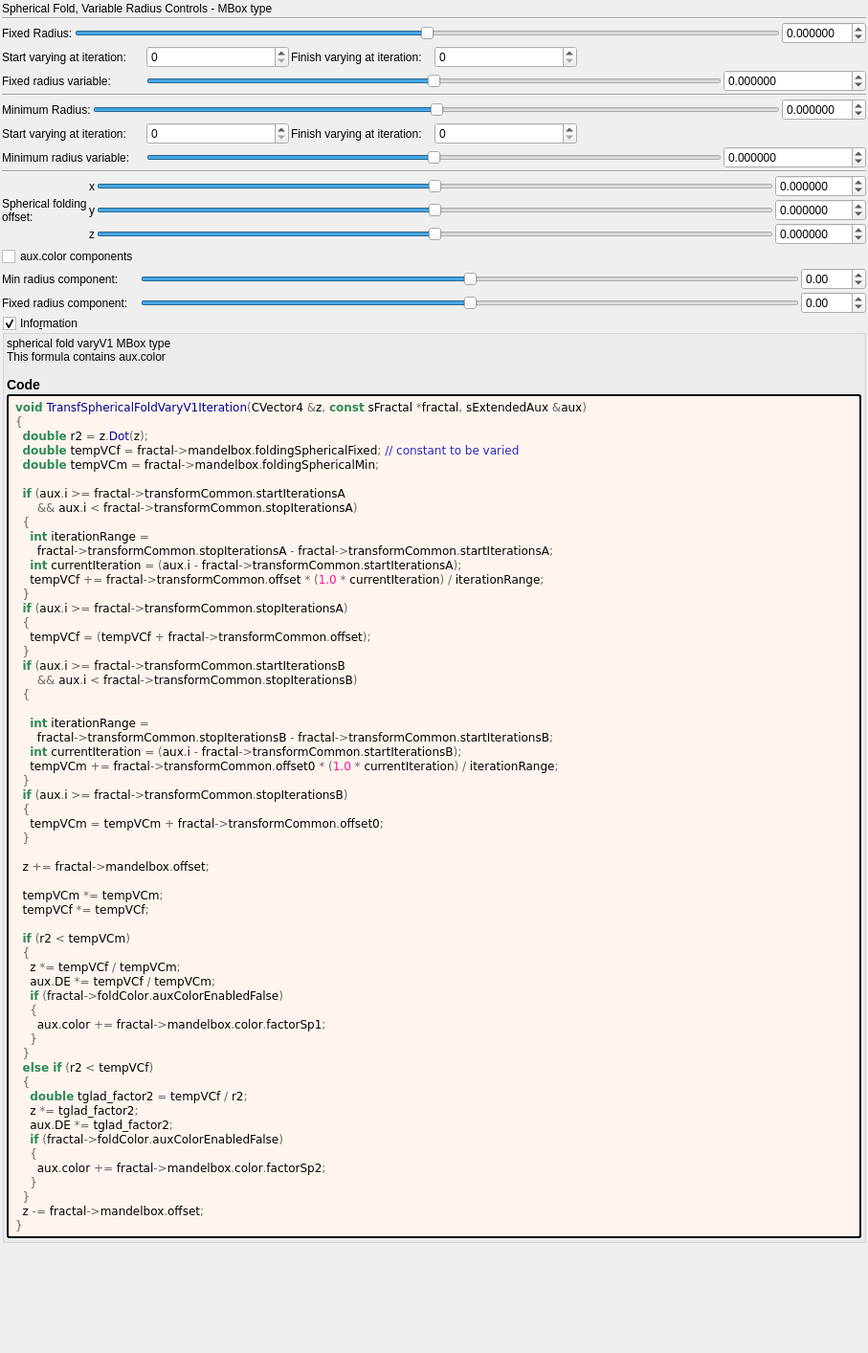
<?xml version="1.0" encoding="UTF-8"?>
<ui version="4.0">
 <class>transf_spherical_fold_vary_v1</class>
 <widget class="QWidget" name="Form">
  <property name="geometry">
   <rect>
    <x>0</x>
    <y>0</y>
    <width>907</width>
    <height>1414</height>
   </rect>
  </property>
  <property name="windowTitle">
   <string notr="true">transf_spherical_fold_vary_v1</string>
  </property>
  <layout class="QVBoxLayout" name="verticalLayout">
   <property name="spacing">
    <number>2</number>
   </property>
   <property name="leftMargin">
    <number>2</number>
   </property>
   <property name="topMargin">
    <number>2</number>
   </property>
   <property name="rightMargin">
    <number>2</number>
   </property>
   <property name="bottomMargin">
    <number>2</number>
   </property>
   <item>
    <widget class="QLabel" name="label_17">
     <property name="text">
      <string>Spherical Fold, Variable Radius Controls - MBox type</string>
     </property>
    </widget>
   </item>
   <item>
    <widget class="Line" name="line_3">
     <property name="orientation">
      <enum>Qt::Horizontal</enum>
     </property>
    </widget>
   </item>
   <item>
    <layout class="QGridLayout" name="gridLayout_3">
     <item row="1" column="0">
      <widget class="QLabel" name="label_18">
       <property name="text">
        <string>Fixed Radius:</string>
       </property>
      </widget>
     </item>
     <item row="1" column="2">
      <widget class="MyDoubleSpinBox" name="spinbox_mandelbox_folding_fixed_radius">
       <property name="sizePolicy">
        <sizepolicy hsizetype="Minimum" vsizetype="Maximum">
         <horstretch>0</horstretch>
         <verstretch>0</verstretch>
        </sizepolicy>
       </property>
       <property name="prefix">
        <string/>
       </property>
       <property name="suffix">
        <string/>
       </property>
       <property name="decimals">
        <number>6</number>
       </property>
       <property name="minimum">
        <double>-99.989999999999995</double>
       </property>
       <property name="maximum">
        <double>99.989999999999995</double>
       </property>
       <property name="singleStep">
        <double>0.100000000000000</double>
       </property>
      </widget>
     </item>
     <item row="1" column="1">
      <widget class="QSlider" name="slider_mandelbox_folding_fixed_radius">
       <property name="sizePolicy">
        <sizepolicy hsizetype="Expanding" vsizetype="Maximum">
         <horstretch>0</horstretch>
         <verstretch>0</verstretch>
        </sizepolicy>
       </property>
       <property name="minimum">
        <number>-5000000</number>
       </property>
       <property name="maximum">
        <number>5000000</number>
       </property>
       <property name="value">
        <number>0</number>
       </property>
       <property name="sliderPosition">
        <number>0</number>
       </property>
       <property name="orientation">
        <enum>Qt::Horizontal</enum>
       </property>
      </widget>
     </item>
    </layout>
   </item>
   <item>
    <layout class="QGridLayout" name="gridLayout_37">
     <property name="spacing">
      <number>2</number>
     </property>
     <item row="1" column="0">
      <widget class="QLabel" name="label_82">
       <property name="text">
        <string>Fixed radius variable:</string>
       </property>
      </widget>
     </item>
     <item row="1" column="5">
      <widget class="MyDoubleSpinBox" name="spinbox_transf_offset">
       <property name="sizePolicy">
        <sizepolicy hsizetype="Minimum" vsizetype="Maximum">
         <horstretch>0</horstretch>
         <verstretch>0</verstretch>
        </sizepolicy>
       </property>
       <property name="prefix">
        <string/>
       </property>
       <property name="suffix">
        <string/>
       </property>
       <property name="decimals">
        <number>6</number>
       </property>
       <property name="minimum">
        <double>-99.989999999999995</double>
       </property>
       <property name="maximum">
        <double>99.989999999999995</double>
       </property>
       <property name="singleStep">
        <double>0.100000000000000</double>
       </property>
      </widget>
     </item>
     <item row="0" column="0">
      <widget class="QLabel" name="label_172">
       <property name="text">
        <string>Start varying at iteration:</string>
       </property>
      </widget>
     </item>
     <item row="0" column="4" colspan="2">
      <spacer name="horizontalSpacer_18">
       <property name="orientation">
        <enum>Qt::Horizontal</enum>
       </property>
       <property name="sizeHint" stdset="0">
        <size>
         <width>40</width>
         <height>20</height>
        </size>
       </property>
      </spacer>
     </item>
     <item row="0" column="1">
      <widget class="MySpinBox" name="spinboxInt_transf_start_iterations_A">
       <property name="sizePolicy">
        <sizepolicy hsizetype="Minimum" vsizetype="Maximum">
         <horstretch>0</horstretch>
         <verstretch>0</verstretch>
        </sizepolicy>
       </property>
       <property name="maximum">
        <number>999</number>
       </property>
      </widget>
     </item>
     <item row="0" column="2">
      <widget class="QLabel" name="label_170">
       <property name="text">
        <string>Finish varying at iteration:</string>
       </property>
      </widget>
     </item>
     <item row="0" column="3">
      <widget class="MySpinBox" name="spinboxInt_transf_stop_iterations_A">
       <property name="sizePolicy">
        <sizepolicy hsizetype="Minimum" vsizetype="Maximum">
         <horstretch>0</horstretch>
         <verstretch>0</verstretch>
        </sizepolicy>
       </property>
       <property name="maximum">
        <number>999</number>
       </property>
      </widget>
     </item>
     <item row="1" column="1" colspan="4">
      <widget class="QSlider" name="slider_transf_offset">
       <property name="sizePolicy">
        <sizepolicy hsizetype="Expanding" vsizetype="Maximum">
         <horstretch>0</horstretch>
         <verstretch>0</verstretch>
        </sizepolicy>
       </property>
       <property name="minimum">
        <number>-5000000</number>
       </property>
       <property name="maximum">
        <number>5000000</number>
       </property>
       <property name="value">
        <number>0</number>
       </property>
       <property name="sliderPosition">
        <number>0</number>
       </property>
       <property name="orientation">
        <enum>Qt::Horizontal</enum>
       </property>
      </widget>
     </item>
    </layout>
   </item>
   <item>
    <widget class="Line" name="line">
     <property name="orientation">
      <enum>Qt::Horizontal</enum>
     </property>
    </widget>
   </item>
   <item>
    <layout class="QGridLayout" name="gridLayout_2">
     <item row="1" column="0">
      <widget class="QLabel" name="label_47">
       <property name="text">
        <string>Minimum Radius:</string>
       </property>
      </widget>
     </item>
     <item row="1" column="1">
      <widget class="QSlider" name="slider_mandelbox_folding_min_radius">
       <property name="sizePolicy">
        <sizepolicy hsizetype="Expanding" vsizetype="Maximum">
         <horstretch>0</horstretch>
         <verstretch>0</verstretch>
        </sizepolicy>
       </property>
       <property name="minimum">
        <number>-5000000</number>
       </property>
       <property name="maximum">
        <number>5000000</number>
       </property>
       <property name="value">
        <number>0</number>
       </property>
       <property name="sliderPosition">
        <number>0</number>
       </property>
       <property name="orientation">
        <enum>Qt::Horizontal</enum>
       </property>
      </widget>
     </item>
     <item row="1" column="2">
      <widget class="MyDoubleSpinBox" name="spinbox_mandelbox_folding_min_radius">
       <property name="sizePolicy">
        <sizepolicy hsizetype="Minimum" vsizetype="Maximum">
         <horstretch>0</horstretch>
         <verstretch>0</verstretch>
        </sizepolicy>
       </property>
       <property name="prefix">
        <string/>
       </property>
       <property name="suffix">
        <string/>
       </property>
       <property name="decimals">
        <number>6</number>
       </property>
       <property name="minimum">
        <double>-99.989999999999995</double>
       </property>
       <property name="maximum">
        <double>99.989999999999995</double>
       </property>
       <property name="singleStep">
        <double>0.100000000000000</double>
       </property>
      </widget>
     </item>
    </layout>
   </item>
   <item>
    <layout class="QGridLayout" name="gridLayout_36">
     <property name="spacing">
      <number>2</number>
     </property>
     <item row="0" column="1">
      <widget class="MySpinBox" name="spinboxInt_transf_start_iterations_B">
       <property name="sizePolicy">
        <sizepolicy hsizetype="Minimum" vsizetype="Maximum">
         <horstretch>0</horstretch>
         <verstretch>0</verstretch>
        </sizepolicy>
       </property>
       <property name="maximum">
        <number>999</number>
       </property>
      </widget>
     </item>
     <item row="1" column="5">
      <widget class="MyDoubleSpinBox" name="spinbox_transf_offset_0">
       <property name="sizePolicy">
        <sizepolicy hsizetype="Minimum" vsizetype="Maximum">
         <horstretch>0</horstretch>
         <verstretch>0</verstretch>
        </sizepolicy>
       </property>
       <property name="prefix">
        <string/>
       </property>
       <property name="suffix">
        <string/>
       </property>
       <property name="decimals">
        <number>6</number>
       </property>
       <property name="minimum">
        <double>-99.989999999999995</double>
       </property>
       <property name="maximum">
        <double>99.989999999999995</double>
       </property>
       <property name="singleStep">
        <double>0.100000000000000</double>
       </property>
      </widget>
     </item>
     <item row="0" column="2">
      <widget class="QLabel" name="label_169">
       <property name="text">
        <string>Finish varying at iteration:</string>
       </property>
      </widget>
     </item>
     <item row="1" column="1" colspan="4">
      <widget class="QSlider" name="slider_transf_offset_0">
       <property name="sizePolicy">
        <sizepolicy hsizetype="Expanding" vsizetype="Maximum">
         <horstretch>0</horstretch>
         <verstretch>0</verstretch>
        </sizepolicy>
       </property>
       <property name="minimum">
        <number>-5000000</number>
       </property>
       <property name="maximum">
        <number>5000000</number>
       </property>
       <property name="value">
        <number>0</number>
       </property>
       <property name="sliderPosition">
        <number>0</number>
       </property>
       <property name="orientation">
        <enum>Qt::Horizontal</enum>
       </property>
      </widget>
     </item>
     <item row="1" column="0">
      <widget class="QLabel" name="label_81">
       <property name="text">
        <string>Minimum radius variable:</string>
       </property>
      </widget>
     </item>
     <item row="0" column="0">
      <widget class="QLabel" name="label_171">
       <property name="text">
        <string>Start varying at iteration:</string>
       </property>
      </widget>
     </item>
     <item row="0" column="4" colspan="2">
      <spacer name="horizontalSpacer_17">
       <property name="orientation">
        <enum>Qt::Horizontal</enum>
       </property>
       <property name="sizeHint" stdset="0">
        <size>
         <width>40</width>
         <height>20</height>
        </size>
       </property>
      </spacer>
     </item>
     <item row="0" column="3">
      <widget class="MySpinBox" name="spinboxInt_transf_stop_iterations_B">
       <property name="sizePolicy">
        <sizepolicy hsizetype="Minimum" vsizetype="Maximum">
         <horstretch>0</horstretch>
         <verstretch>0</verstretch>
        </sizepolicy>
       </property>
       <property name="maximum">
        <number>999</number>
       </property>
      </widget>
     </item>
    </layout>
   </item>
   <item>
    <widget class="Line" name="line_2">
     <property name="orientation">
      <enum>Qt::Horizontal</enum>
     </property>
    </widget>
   </item>
   <item>
    <layout class="QGridLayout" name="gridLayout_16">
     <property name="spacing">
      <number>2</number>
     </property>
     <item row="3" column="0" rowspan="3">
      <widget class="QLabel" name="label_15">
       <property name="text">
        <string>Spherical folding
offset:</string>
       </property>
      </widget>
     </item>
     <item row="4" column="3">
      <widget class="MyDoubleSpinBox" name="spinbox3_mandelbox_offset_y">
       <property name="sizePolicy">
        <sizepolicy hsizetype="Minimum" vsizetype="Maximum">
         <horstretch>0</horstretch>
         <verstretch>0</verstretch>
        </sizepolicy>
       </property>
       <property name="prefix">
        <string/>
       </property>
       <property name="suffix">
        <string/>
       </property>
       <property name="decimals">
        <number>6</number>
       </property>
       <property name="minimum">
        <double>-100.000000000000000</double>
       </property>
       <property name="maximum">
        <double>100.000000000000000</double>
       </property>
       <property name="singleStep">
        <double>0.100000000000000</double>
       </property>
      </widget>
     </item>
     <item row="3" column="3">
      <widget class="MyDoubleSpinBox" name="spinbox3_mandelbox_offset_x">
       <property name="sizePolicy">
        <sizepolicy hsizetype="Minimum" vsizetype="Maximum">
         <horstretch>0</horstretch>
         <verstretch>0</verstretch>
        </sizepolicy>
       </property>
       <property name="prefix">
        <string/>
       </property>
       <property name="suffix">
        <string/>
       </property>
       <property name="decimals">
        <number>6</number>
       </property>
       <property name="minimum">
        <double>-100.000000000000000</double>
       </property>
       <property name="maximum">
        <double>100.000000000000000</double>
       </property>
       <property name="singleStep">
        <double>0.100000000000000</double>
       </property>
      </widget>
     </item>
     <item row="4" column="1">
      <widget class="QLabel" name="label_116">
       <property name="sizePolicy">
        <sizepolicy hsizetype="Preferred" vsizetype="Preferred">
         <horstretch>0</horstretch>
         <verstretch>0</verstretch>
        </sizepolicy>
       </property>
       <property name="text">
        <string notr="true">y</string>
       </property>
       <property name="alignment">
        <set>Qt::AlignRight|Qt::AlignTrailing|Qt::AlignVCenter</set>
       </property>
      </widget>
     </item>
     <item row="5" column="1">
      <widget class="QLabel" name="label_117">
       <property name="sizePolicy">
        <sizepolicy hsizetype="Preferred" vsizetype="Preferred">
         <horstretch>0</horstretch>
         <verstretch>0</verstretch>
        </sizepolicy>
       </property>
       <property name="text">
        <string notr="true">z</string>
       </property>
       <property name="alignment">
        <set>Qt::AlignRight|Qt::AlignTrailing|Qt::AlignVCenter</set>
       </property>
      </widget>
     </item>
     <item row="3" column="2">
      <widget class="QSlider" name="slider3_mandelbox_offset_x">
       <property name="sizePolicy">
        <sizepolicy hsizetype="Expanding" vsizetype="Maximum">
         <horstretch>0</horstretch>
         <verstretch>0</verstretch>
        </sizepolicy>
       </property>
       <property name="minimum">
        <number>-5000000</number>
       </property>
       <property name="maximum">
        <number>5000000</number>
       </property>
       <property name="singleStep">
        <number>1</number>
       </property>
       <property name="orientation">
        <enum>Qt::Horizontal</enum>
       </property>
      </widget>
     </item>
     <item row="5" column="3">
      <widget class="MyDoubleSpinBox" name="spinbox3_mandelbox_offset_z">
       <property name="sizePolicy">
        <sizepolicy hsizetype="Minimum" vsizetype="Maximum">
         <horstretch>0</horstretch>
         <verstretch>0</verstretch>
        </sizepolicy>
       </property>
       <property name="prefix">
        <string/>
       </property>
       <property name="suffix">
        <string/>
       </property>
       <property name="decimals">
        <number>6</number>
       </property>
       <property name="minimum">
        <double>-100.000000000000000</double>
       </property>
       <property name="maximum">
        <double>100.000000000000000</double>
       </property>
       <property name="singleStep">
        <double>0.100000000000000</double>
       </property>
      </widget>
     </item>
     <item row="5" column="2">
      <widget class="QSlider" name="slider3_mandelbox_offset_z">
       <property name="sizePolicy">
        <sizepolicy hsizetype="Expanding" vsizetype="Maximum">
         <horstretch>0</horstretch>
         <verstretch>0</verstretch>
        </sizepolicy>
       </property>
       <property name="minimum">
        <number>-5000000</number>
       </property>
       <property name="maximum">
        <number>5000000</number>
       </property>
       <property name="singleStep">
        <number>1</number>
       </property>
       <property name="orientation">
        <enum>Qt::Horizontal</enum>
       </property>
      </widget>
     </item>
     <item row="3" column="1">
      <widget class="QLabel" name="label_115">
       <property name="sizePolicy">
        <sizepolicy hsizetype="Preferred" vsizetype="Preferred">
         <horstretch>0</horstretch>
         <verstretch>0</verstretch>
        </sizepolicy>
       </property>
       <property name="text">
        <string notr="true">x</string>
       </property>
       <property name="alignment">
        <set>Qt::AlignRight|Qt::AlignTrailing|Qt::AlignVCenter</set>
       </property>
      </widget>
     </item>
     <item row="4" column="2">
      <widget class="QSlider" name="slider3_mandelbox_offset_y">
       <property name="sizePolicy">
        <sizepolicy hsizetype="Expanding" vsizetype="Maximum">
         <horstretch>0</horstretch>
         <verstretch>0</verstretch>
        </sizepolicy>
       </property>
       <property name="minimum">
        <number>-5000000</number>
       </property>
       <property name="maximum">
        <number>5000000</number>
       </property>
       <property name="singleStep">
        <number>1</number>
       </property>
       <property name="orientation">
        <enum>Qt::Horizontal</enum>
       </property>
      </widget>
     </item>
    </layout>
   </item>
   <item>
    <layout class="QGridLayout" name="gridLayout_6">
     <property name="spacing">
      <number>2</number>
     </property>
     <item row="1" column="2">
      <widget class="MyDoubleSpinBox" name="spinbox_mandelbox_color_Sp1">
       <property name="sizePolicy">
        <sizepolicy hsizetype="Minimum" vsizetype="Maximum">
         <horstretch>0</horstretch>
         <verstretch>0</verstretch>
        </sizepolicy>
       </property>
       <property name="prefix">
        <string/>
       </property>
       <property name="suffix">
        <string/>
       </property>
       <property name="decimals">
        <number>2</number>
       </property>
       <property name="minimum">
        <double>-100.000000000000000</double>
       </property>
       <property name="maximum">
        <double>100.000000000000000</double>
       </property>
       <property name="singleStep">
        <double>0.100000000000000</double>
       </property>
      </widget>
     </item>
     <item row="1" column="1">
      <widget class="QSlider" name="slider_mandelbox_color_Sp1">
       <property name="sizePolicy">
        <sizepolicy hsizetype="Expanding" vsizetype="Maximum">
         <horstretch>0</horstretch>
         <verstretch>0</verstretch>
        </sizepolicy>
       </property>
       <property name="minimum">
        <number>-500</number>
       </property>
       <property name="maximum">
        <number>500</number>
       </property>
       <property name="singleStep">
        <number>1</number>
       </property>
       <property name="orientation">
        <enum>Qt::Horizontal</enum>
       </property>
      </widget>
     </item>
     <item row="1" column="0">
      <widget class="QLabel" name="label_28">
       <property name="text">
        <string>Min radius component:</string>
       </property>
      </widget>
     </item>
     <item row="2" column="2">
      <widget class="MyDoubleSpinBox" name="spinbox_mandelbox_color_Sp2">
       <property name="sizePolicy">
        <sizepolicy hsizetype="Minimum" vsizetype="Maximum">
         <horstretch>0</horstretch>
         <verstretch>0</verstretch>
        </sizepolicy>
       </property>
       <property name="prefix">
        <string/>
       </property>
       <property name="suffix">
        <string/>
       </property>
       <property name="decimals">
        <number>2</number>
       </property>
       <property name="minimum">
        <double>-100.000000000000000</double>
       </property>
       <property name="maximum">
        <double>100.000000000000000</double>
       </property>
       <property name="singleStep">
        <double>0.100000000000000</double>
       </property>
      </widget>
     </item>
     <item row="2" column="1">
      <widget class="QSlider" name="slider_mandelbox_color_Sp2">
       <property name="sizePolicy">
        <sizepolicy hsizetype="Expanding" vsizetype="Maximum">
         <horstretch>0</horstretch>
         <verstretch>0</verstretch>
        </sizepolicy>
       </property>
       <property name="minimum">
        <number>-500</number>
       </property>
       <property name="maximum">
        <number>500</number>
       </property>
       <property name="singleStep">
        <number>1</number>
       </property>
       <property name="orientation">
        <enum>Qt::Horizontal</enum>
       </property>
      </widget>
     </item>
     <item row="2" column="0">
      <widget class="QLabel" name="label_29">
       <property name="text">
        <string>Fixed radius component:</string>
       </property>
      </widget>
     </item>
     <item row="0" column="0">
      <widget class="QCheckBox" name="checkBox_fold_color_aux_color_enabled_false">
       <property name="text">
        <string notr="true">aux.color components</string>
       </property>
      </widget>
     </item>
    </layout>
   </item>
   <item>
    <widget class="MyGroupBox" name="groupCheck_info">
     <property name="title">
      <string>Info&amp;rmation</string>
     </property>
     <property name="flat">
      <bool>false</bool>
     </property>
     <property name="checkable">
      <bool>true</bool>
     </property>
     <layout class="QVBoxLayout" name="verticalLayout_2">
      <property name="spacing">
       <number>2</number>
      </property>
      <property name="leftMargin">
       <number>2</number>
      </property>
      <property name="topMargin">
       <number>2</number>
      </property>
      <property name="rightMargin">
       <number>2</number>
      </property>
      <property name="bottomMargin">
       <number>2</number>
      </property>
      <item>
	   <widget class="QLabel" name="label_information_general">
	    <property name="text">
		 <string notr="true">&lt;p&gt;spherical fold varyV1 MBox type&lt;br&gt;This formula contains aux.color&lt;/p&gt;&lt;table&gt;
&lt;/table&gt;
&lt;h3&gt;Code&lt;/h3&gt;</string>
		</property>
		<property name="wordWrap">
		 <bool>true</bool>
		</property>
		<property name="openExternalLinks">
		 <bool>true</bool>
		</property>
		<property name="textInteractionFlags">
		 <set>Qt::LinksAccessibleByMouse|Qt::TextSelectableByMouse</set>
		</property>
		</widget>
	   </item>
	   <item>
	    <widget class="QLabel" name="label_code_content">
		 <property name="text">
		  <string notr="true">&lt;body style=&quot;background-color:#fff5ee&quot;&gt;
&lt;pre style=&quot;color:#000000; background-color:#fff5ee;  font-family:'Courier New',monospace;&quot;&gt;&lt;span style=&quot;color:#2e8b57; font-weight:bold&quot;&gt;void&lt;/span&gt; &lt;span style=&quot;color:#00008f&quot;&gt;TransfSphericalFoldVaryV1Iteration&lt;/span&gt;&lt;span style=&quot;color:#676767&quot;&gt;(&lt;/span&gt;CVector4 &lt;span style=&quot;color:#676767&quot;&gt;&amp;amp;&lt;/span&gt;z&lt;span style=&quot;color:#676767&quot;&gt;,&lt;/span&gt; &lt;span style=&quot;color:#2e8b57; font-weight:bold&quot;&gt;const&lt;/span&gt; sFractal &lt;span style=&quot;color:#676767&quot;&gt;*&lt;/span&gt;fractal&lt;span style=&quot;color:#676767&quot;&gt;,&lt;/span&gt; sExtendedAux &lt;span style=&quot;color:#676767&quot;&gt;&amp;amp;&lt;/span&gt;aux&lt;span style=&quot;color:#676767&quot;&gt;)&lt;/span&gt;
&lt;span style=&quot;color:#676767&quot;&gt;{&lt;/span&gt;
  &lt;span style=&quot;color:#2e8b57; font-weight:bold&quot;&gt;double&lt;/span&gt; r2 &lt;span style=&quot;color:#676767&quot;&gt;=&lt;/span&gt; z&lt;span style=&quot;color:#676767&quot;&gt;.&lt;/span&gt;&lt;span style=&quot;color:#00008f&quot;&gt;Dot&lt;/span&gt;&lt;span style=&quot;color:#676767&quot;&gt;(&lt;/span&gt;z&lt;span style=&quot;color:#676767&quot;&gt;);&lt;/span&gt;
  &lt;span style=&quot;color:#2e8b57; font-weight:bold&quot;&gt;double&lt;/span&gt; tempVCf &lt;span style=&quot;color:#676767&quot;&gt;=&lt;/span&gt; fractal&lt;span style=&quot;color:#676767&quot;&gt;-&amp;gt;&lt;/span&gt;mandelbox&lt;span style=&quot;color:#676767&quot;&gt;.&lt;/span&gt;foldingSphericalFixed&lt;span style=&quot;color:#676767&quot;&gt;;&lt;/span&gt; &lt;span style=&quot;color:#2929cc&quot;&gt;// constant to be varied&lt;/span&gt;
  &lt;span style=&quot;color:#2e8b57; font-weight:bold&quot;&gt;double&lt;/span&gt; tempVCm &lt;span style=&quot;color:#676767&quot;&gt;=&lt;/span&gt; fractal&lt;span style=&quot;color:#676767&quot;&gt;-&amp;gt;&lt;/span&gt;mandelbox&lt;span style=&quot;color:#676767&quot;&gt;.&lt;/span&gt;foldingSphericalMin&lt;span style=&quot;color:#676767&quot;&gt;;&lt;/span&gt;

  &lt;span style=&quot;color:#2e8b57; font-weight:bold&quot;&gt;if&lt;/span&gt; &lt;span style=&quot;color:#676767&quot;&gt;(&lt;/span&gt;aux&lt;span style=&quot;color:#676767&quot;&gt;.&lt;/span&gt;i &lt;span style=&quot;color:#676767&quot;&gt;&amp;gt;=&lt;/span&gt; fractal&lt;span style=&quot;color:#676767&quot;&gt;-&amp;gt;&lt;/span&gt;transformCommon&lt;span style=&quot;color:#676767&quot;&gt;.&lt;/span&gt;startIterationsA
      &lt;span style=&quot;color:#676767&quot;&gt;&amp;amp;&amp;amp;&lt;/span&gt; aux&lt;span style=&quot;color:#676767&quot;&gt;.&lt;/span&gt;i &lt;span style=&quot;color:#676767&quot;&gt;&amp;lt;&lt;/span&gt; fractal&lt;span style=&quot;color:#676767&quot;&gt;-&amp;gt;&lt;/span&gt;transformCommon&lt;span style=&quot;color:#676767&quot;&gt;.&lt;/span&gt;stopIterationsA&lt;span style=&quot;color:#676767&quot;&gt;)&lt;/span&gt;
  &lt;span style=&quot;color:#676767&quot;&gt;{&lt;/span&gt;
    &lt;span style=&quot;color:#2e8b57; font-weight:bold&quot;&gt;int&lt;/span&gt; iterationRange &lt;span style=&quot;color:#676767&quot;&gt;=&lt;/span&gt;
      fractal&lt;span style=&quot;color:#676767&quot;&gt;-&amp;gt;&lt;/span&gt;transformCommon&lt;span style=&quot;color:#676767&quot;&gt;.&lt;/span&gt;stopIterationsA &lt;span style=&quot;color:#676767&quot;&gt;-&lt;/span&gt; fractal&lt;span style=&quot;color:#676767&quot;&gt;-&amp;gt;&lt;/span&gt;transformCommon&lt;span style=&quot;color:#676767&quot;&gt;.&lt;/span&gt;startIterationsA&lt;span style=&quot;color:#676767&quot;&gt;;&lt;/span&gt;
    &lt;span style=&quot;color:#2e8b57; font-weight:bold&quot;&gt;int&lt;/span&gt; currentIteration &lt;span style=&quot;color:#676767&quot;&gt;= (&lt;/span&gt;aux&lt;span style=&quot;color:#676767&quot;&gt;.&lt;/span&gt;i &lt;span style=&quot;color:#676767&quot;&gt;-&lt;/span&gt; fractal&lt;span style=&quot;color:#676767&quot;&gt;-&amp;gt;&lt;/span&gt;transformCommon&lt;span style=&quot;color:#676767&quot;&gt;.&lt;/span&gt;startIterationsA&lt;span style=&quot;color:#676767&quot;&gt;);&lt;/span&gt;
    tempVCf &lt;span style=&quot;color:#676767&quot;&gt;+=&lt;/span&gt; fractal&lt;span style=&quot;color:#676767&quot;&gt;-&amp;gt;&lt;/span&gt;transformCommon&lt;span style=&quot;color:#676767&quot;&gt;.&lt;/span&gt;offset &lt;span style=&quot;color:#676767&quot;&gt;* (&lt;/span&gt;&lt;span style=&quot;color:#ff1493&quot;&gt;1.0&lt;/span&gt; &lt;span style=&quot;color:#676767&quot;&gt;*&lt;/span&gt; currentIteration&lt;span style=&quot;color:#676767&quot;&gt;) /&lt;/span&gt; iterationRange&lt;span style=&quot;color:#676767&quot;&gt;;&lt;/span&gt;
  &lt;span style=&quot;color:#676767&quot;&gt;}&lt;/span&gt;
  &lt;span style=&quot;color:#2e8b57; font-weight:bold&quot;&gt;if&lt;/span&gt; &lt;span style=&quot;color:#676767&quot;&gt;(&lt;/span&gt;aux&lt;span style=&quot;color:#676767&quot;&gt;.&lt;/span&gt;i &lt;span style=&quot;color:#676767&quot;&gt;&amp;gt;=&lt;/span&gt; fractal&lt;span style=&quot;color:#676767&quot;&gt;-&amp;gt;&lt;/span&gt;transformCommon&lt;span style=&quot;color:#676767&quot;&gt;.&lt;/span&gt;stopIterationsA&lt;span style=&quot;color:#676767&quot;&gt;)&lt;/span&gt;
  &lt;span style=&quot;color:#676767&quot;&gt;{&lt;/span&gt;
    tempVCf &lt;span style=&quot;color:#676767&quot;&gt;= (&lt;/span&gt;tempVCf &lt;span style=&quot;color:#676767&quot;&gt;+&lt;/span&gt; fractal&lt;span style=&quot;color:#676767&quot;&gt;-&amp;gt;&lt;/span&gt;transformCommon&lt;span style=&quot;color:#676767&quot;&gt;.&lt;/span&gt;offset&lt;span style=&quot;color:#676767&quot;&gt;);&lt;/span&gt;
  &lt;span style=&quot;color:#676767&quot;&gt;}&lt;/span&gt;
  &lt;span style=&quot;color:#2e8b57; font-weight:bold&quot;&gt;if&lt;/span&gt; &lt;span style=&quot;color:#676767&quot;&gt;(&lt;/span&gt;aux&lt;span style=&quot;color:#676767&quot;&gt;.&lt;/span&gt;i &lt;span style=&quot;color:#676767&quot;&gt;&amp;gt;=&lt;/span&gt; fractal&lt;span style=&quot;color:#676767&quot;&gt;-&amp;gt;&lt;/span&gt;transformCommon&lt;span style=&quot;color:#676767&quot;&gt;.&lt;/span&gt;startIterationsB
      &lt;span style=&quot;color:#676767&quot;&gt;&amp;amp;&amp;amp;&lt;/span&gt; aux&lt;span style=&quot;color:#676767&quot;&gt;.&lt;/span&gt;i &lt;span style=&quot;color:#676767&quot;&gt;&amp;lt;&lt;/span&gt; fractal&lt;span style=&quot;color:#676767&quot;&gt;-&amp;gt;&lt;/span&gt;transformCommon&lt;span style=&quot;color:#676767&quot;&gt;.&lt;/span&gt;stopIterationsB&lt;span style=&quot;color:#676767&quot;&gt;)&lt;/span&gt;
  &lt;span style=&quot;color:#676767&quot;&gt;{&lt;/span&gt;

    &lt;span style=&quot;color:#2e8b57; font-weight:bold&quot;&gt;int&lt;/span&gt; iterationRange &lt;span style=&quot;color:#676767&quot;&gt;=&lt;/span&gt;
      fractal&lt;span style=&quot;color:#676767&quot;&gt;-&amp;gt;&lt;/span&gt;transformCommon&lt;span style=&quot;color:#676767&quot;&gt;.&lt;/span&gt;stopIterationsB &lt;span style=&quot;color:#676767&quot;&gt;-&lt;/span&gt; fractal&lt;span style=&quot;color:#676767&quot;&gt;-&amp;gt;&lt;/span&gt;transformCommon&lt;span style=&quot;color:#676767&quot;&gt;.&lt;/span&gt;startIterationsB&lt;span style=&quot;color:#676767&quot;&gt;;&lt;/span&gt;
    &lt;span style=&quot;color:#2e8b57; font-weight:bold&quot;&gt;int&lt;/span&gt; currentIteration &lt;span style=&quot;color:#676767&quot;&gt;= (&lt;/span&gt;aux&lt;span style=&quot;color:#676767&quot;&gt;.&lt;/span&gt;i &lt;span style=&quot;color:#676767&quot;&gt;-&lt;/span&gt; fractal&lt;span style=&quot;color:#676767&quot;&gt;-&amp;gt;&lt;/span&gt;transformCommon&lt;span style=&quot;color:#676767&quot;&gt;.&lt;/span&gt;startIterationsB&lt;span style=&quot;color:#676767&quot;&gt;);&lt;/span&gt;
    tempVCm &lt;span style=&quot;color:#676767&quot;&gt;+=&lt;/span&gt; fractal&lt;span style=&quot;color:#676767&quot;&gt;-&amp;gt;&lt;/span&gt;transformCommon&lt;span style=&quot;color:#676767&quot;&gt;.&lt;/span&gt;offset0 &lt;span style=&quot;color:#676767&quot;&gt;* (&lt;/span&gt;&lt;span style=&quot;color:#ff1493&quot;&gt;1.0&lt;/span&gt; &lt;span style=&quot;color:#676767&quot;&gt;*&lt;/span&gt; currentIteration&lt;span style=&quot;color:#676767&quot;&gt;) /&lt;/span&gt; iterationRange&lt;span style=&quot;color:#676767&quot;&gt;;&lt;/span&gt;
  &lt;span style=&quot;color:#676767&quot;&gt;}&lt;/span&gt;
  &lt;span style=&quot;color:#2e8b57; font-weight:bold&quot;&gt;if&lt;/span&gt; &lt;span style=&quot;color:#676767&quot;&gt;(&lt;/span&gt;aux&lt;span style=&quot;color:#676767&quot;&gt;.&lt;/span&gt;i &lt;span style=&quot;color:#676767&quot;&gt;&amp;gt;=&lt;/span&gt; fractal&lt;span style=&quot;color:#676767&quot;&gt;-&amp;gt;&lt;/span&gt;transformCommon&lt;span style=&quot;color:#676767&quot;&gt;.&lt;/span&gt;stopIterationsB&lt;span style=&quot;color:#676767&quot;&gt;)&lt;/span&gt;
  &lt;span style=&quot;color:#676767&quot;&gt;{&lt;/span&gt;
    tempVCm &lt;span style=&quot;color:#676767&quot;&gt;=&lt;/span&gt; tempVCm &lt;span style=&quot;color:#676767&quot;&gt;+&lt;/span&gt; fractal&lt;span style=&quot;color:#676767&quot;&gt;-&amp;gt;&lt;/span&gt;transformCommon&lt;span style=&quot;color:#676767&quot;&gt;.&lt;/span&gt;offset0&lt;span style=&quot;color:#676767&quot;&gt;;&lt;/span&gt;
  &lt;span style=&quot;color:#676767&quot;&gt;}&lt;/span&gt;

  z &lt;span style=&quot;color:#676767&quot;&gt;+=&lt;/span&gt; fractal&lt;span style=&quot;color:#676767&quot;&gt;-&amp;gt;&lt;/span&gt;mandelbox&lt;span style=&quot;color:#676767&quot;&gt;.&lt;/span&gt;offset&lt;span style=&quot;color:#676767&quot;&gt;;&lt;/span&gt;

  tempVCm &lt;span style=&quot;color:#676767&quot;&gt;*=&lt;/span&gt; tempVCm&lt;span style=&quot;color:#676767&quot;&gt;;&lt;/span&gt;
  tempVCf &lt;span style=&quot;color:#676767&quot;&gt;*=&lt;/span&gt; tempVCf&lt;span style=&quot;color:#676767&quot;&gt;;&lt;/span&gt;

  &lt;span style=&quot;color:#2e8b57; font-weight:bold&quot;&gt;if&lt;/span&gt; &lt;span style=&quot;color:#676767&quot;&gt;(&lt;/span&gt;r2 &lt;span style=&quot;color:#676767&quot;&gt;&amp;lt;&lt;/span&gt; tempVCm&lt;span style=&quot;color:#676767&quot;&gt;)&lt;/span&gt;
  &lt;span style=&quot;color:#676767&quot;&gt;{&lt;/span&gt;
    z &lt;span style=&quot;color:#676767&quot;&gt;*=&lt;/span&gt; tempVCf &lt;span style=&quot;color:#676767&quot;&gt;/&lt;/span&gt; tempVCm&lt;span style=&quot;color:#676767&quot;&gt;;&lt;/span&gt;
    aux&lt;span style=&quot;color:#676767&quot;&gt;.&lt;/span&gt;DE &lt;span style=&quot;color:#676767&quot;&gt;*=&lt;/span&gt; tempVCf &lt;span style=&quot;color:#676767&quot;&gt;/&lt;/span&gt; tempVCm&lt;span style=&quot;color:#676767&quot;&gt;;&lt;/span&gt;
    &lt;span style=&quot;color:#2e8b57; font-weight:bold&quot;&gt;if&lt;/span&gt; &lt;span style=&quot;color:#676767&quot;&gt;(&lt;/span&gt;fractal&lt;span style=&quot;color:#676767&quot;&gt;-&amp;gt;&lt;/span&gt;foldColor&lt;span style=&quot;color:#676767&quot;&gt;.&lt;/span&gt;auxColorEnabledFalse&lt;span style=&quot;color:#676767&quot;&gt;)&lt;/span&gt;
    &lt;span style=&quot;color:#676767&quot;&gt;{&lt;/span&gt;
      aux&lt;span style=&quot;color:#676767&quot;&gt;.&lt;/span&gt;color &lt;span style=&quot;color:#676767&quot;&gt;+=&lt;/span&gt; fractal&lt;span style=&quot;color:#676767&quot;&gt;-&amp;gt;&lt;/span&gt;mandelbox&lt;span style=&quot;color:#676767&quot;&gt;.&lt;/span&gt;color&lt;span style=&quot;color:#676767&quot;&gt;.&lt;/span&gt;factorSp1&lt;span style=&quot;color:#676767&quot;&gt;;&lt;/span&gt;
    &lt;span style=&quot;color:#676767&quot;&gt;}&lt;/span&gt;
  &lt;span style=&quot;color:#676767&quot;&gt;}&lt;/span&gt;
  &lt;span style=&quot;color:#2e8b57; font-weight:bold&quot;&gt;else if&lt;/span&gt; &lt;span style=&quot;color:#676767&quot;&gt;(&lt;/span&gt;r2 &lt;span style=&quot;color:#676767&quot;&gt;&amp;lt;&lt;/span&gt; tempVCf&lt;span style=&quot;color:#676767&quot;&gt;)&lt;/span&gt;
  &lt;span style=&quot;color:#676767&quot;&gt;{&lt;/span&gt;
    &lt;span style=&quot;color:#2e8b57; font-weight:bold&quot;&gt;double&lt;/span&gt; tglad_factor2 &lt;span style=&quot;color:#676767&quot;&gt;=&lt;/span&gt; tempVCf &lt;span style=&quot;color:#676767&quot;&gt;/&lt;/span&gt; r2&lt;span style=&quot;color:#676767&quot;&gt;;&lt;/span&gt;
    z &lt;span style=&quot;color:#676767&quot;&gt;*=&lt;/span&gt; tglad_factor2&lt;span style=&quot;color:#676767&quot;&gt;;&lt;/span&gt;
    aux&lt;span style=&quot;color:#676767&quot;&gt;.&lt;/span&gt;DE &lt;span style=&quot;color:#676767&quot;&gt;*=&lt;/span&gt; tglad_factor2&lt;span style=&quot;color:#676767&quot;&gt;;&lt;/span&gt;
    &lt;span style=&quot;color:#2e8b57; font-weight:bold&quot;&gt;if&lt;/span&gt; &lt;span style=&quot;color:#676767&quot;&gt;(&lt;/span&gt;fractal&lt;span style=&quot;color:#676767&quot;&gt;-&amp;gt;&lt;/span&gt;foldColor&lt;span style=&quot;color:#676767&quot;&gt;.&lt;/span&gt;auxColorEnabledFalse&lt;span style=&quot;color:#676767&quot;&gt;)&lt;/span&gt;
    &lt;span style=&quot;color:#676767&quot;&gt;{&lt;/span&gt;
      aux&lt;span style=&quot;color:#676767&quot;&gt;.&lt;/span&gt;color &lt;span style=&quot;color:#676767&quot;&gt;+=&lt;/span&gt; fractal&lt;span style=&quot;color:#676767&quot;&gt;-&amp;gt;&lt;/span&gt;mandelbox&lt;span style=&quot;color:#676767&quot;&gt;.&lt;/span&gt;color&lt;span style=&quot;color:#676767&quot;&gt;.&lt;/span&gt;factorSp2&lt;span style=&quot;color:#676767&quot;&gt;;&lt;/span&gt;
    &lt;span style=&quot;color:#676767&quot;&gt;}&lt;/span&gt;
  &lt;span style=&quot;color:#676767&quot;&gt;}&lt;/span&gt;
  z &lt;span style=&quot;color:#676767&quot;&gt;-=&lt;/span&gt; fractal&lt;span style=&quot;color:#676767&quot;&gt;-&amp;gt;&lt;/span&gt;mandelbox&lt;span style=&quot;color:#676767&quot;&gt;.&lt;/span&gt;offset&lt;span style=&quot;color:#676767&quot;&gt;;&lt;/span&gt;
&lt;span style=&quot;color:#676767&quot;&gt;}&lt;/span&gt;
&lt;/pre&gt;
&lt;/body&gt;</string>
		 </property>
		 <property name="wordWrap">
		  <bool>true</bool>
		 </property>
		 <property name="openExternalLinks">
		  <bool>true</bool>
		 </property>
		 <property name="textInteractionFlags">
		  <set>Qt::LinksAccessibleByMouse|Qt::TextSelectableByMouse</set>
		 </property>
		 <property name="styleSheet">
		  <string notr="true">border-style: outset; border-width: 2px; border-radius: 3px; border-color: black; background-color: #fff5ee; padding: 4px;</string>
		  </property>
		 </widget>
		</item>
	   </layout>
    </widget>
   </item>
   <item>
    <spacer name="verticalSpacer">
     <property name="orientation">
      <enum>Qt::Vertical</enum>
     </property>
     <property name="sizeHint" stdset="0">
      <size>
       <width>20</width>
       <height>40</height>
      </size>
     </property>
    </spacer>
   </item>
  </layout>
 </widget>
 <customwidgets>
  <customwidget>
   <class>MyGroupBox</class>
   <extends>QGroupBox</extends>
   <header>my_group_box.h</header>
   <container>1</container>
  </customwidget>
  <customwidget>
   <class>MyDoubleSpinBox</class>
   <extends>QDoubleSpinBox</extends>
   <header>my_double_spin_box.h</header>
  </customwidget>
  <customwidget>
   <class>MySpinBox</class>
   <extends>QSpinBox</extends>
   <header>my_spin_box.h</header>
  </customwidget>
 </customwidgets>
 <tabstops>
  <tabstop>slider_mandelbox_folding_fixed_radius</tabstop>
  <tabstop>spinbox_mandelbox_folding_fixed_radius</tabstop>
  <tabstop>spinboxInt_transf_start_iterations_A</tabstop>
  <tabstop>spinboxInt_transf_stop_iterations_A</tabstop>
  <tabstop>slider_transf_offset</tabstop>
  <tabstop>spinbox_transf_offset</tabstop>
  <tabstop>slider_mandelbox_folding_min_radius</tabstop>
  <tabstop>spinbox_mandelbox_folding_min_radius</tabstop>
  <tabstop>spinboxInt_transf_start_iterations_B</tabstop>
  <tabstop>spinboxInt_transf_stop_iterations_B</tabstop>
  <tabstop>slider_transf_offset_0</tabstop>
  <tabstop>spinbox_transf_offset_0</tabstop>
  <tabstop>slider3_mandelbox_offset_x</tabstop>
  <tabstop>spinbox3_mandelbox_offset_x</tabstop>
  <tabstop>slider3_mandelbox_offset_y</tabstop>
  <tabstop>spinbox3_mandelbox_offset_y</tabstop>
  <tabstop>slider3_mandelbox_offset_z</tabstop>
  <tabstop>spinbox3_mandelbox_offset_z</tabstop>
  <tabstop>groupCheck_info</tabstop>
 </tabstops>
 <resources/>
 <connections/>
</ui>
